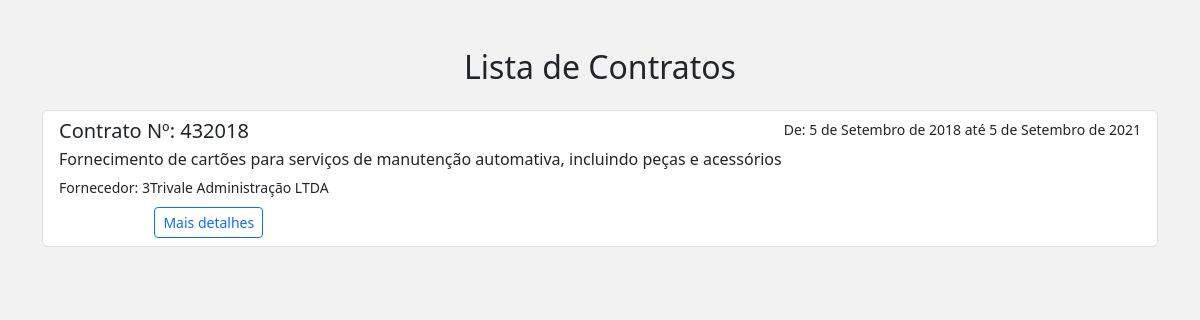
The app's page /contratos/, older data.
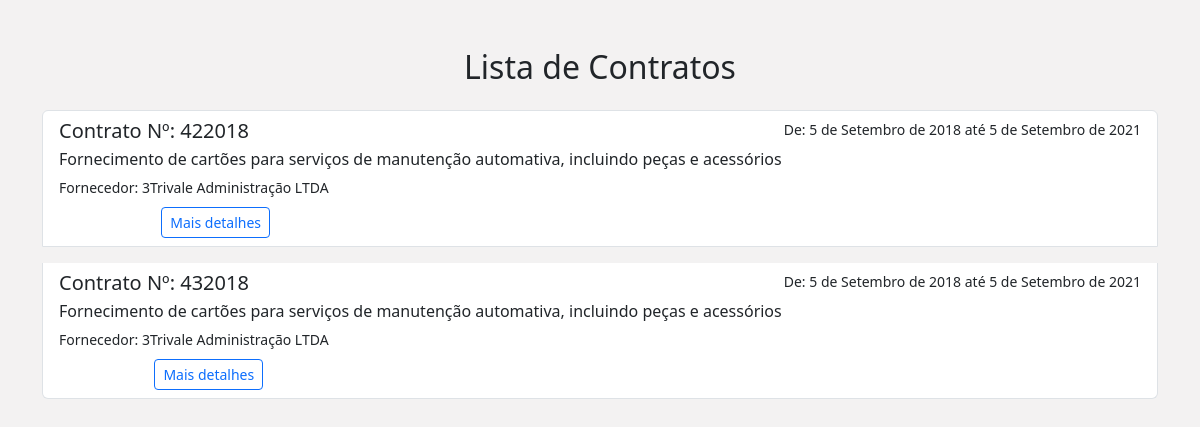
The same page, newer data.
### biddingContracts/models.py (models this page shows, shortened)
class Contrato(models.Model):
    numero = models.CharField(primary_key=True, max_length=7, null=False, blank=False)
    assuntoDetalhado = models.TextField(max_length=200, verbose_name="Detalhe do contrato", null=False, blank=False)
    dataInicial = models.DateField()
    dataFinal = models.DateField()
    valor = models.FloatField(null=False)
    licitacao_fk= models.ForeignKey("Licitacao", on_delete=models.CASCADE)
    fornecedor_fk = models.ForeignKey("Fornecedor", on_delete=models.CASCADE)

class Fornecedor(models.Model):
    nome = models.CharField(max_length=200)
    cnpj = models.CharField(max_length=200)
    endereco = models.CharField(max_length=200)
    num  = models.CharField(max_length=200)
    bairro  = models.CharField(max_length=200)
    cep = models.CharField(max_length=200)
    cidade = models.CharField(max_length=200)
    telefone = models.CharField(max_length=200)
    class meta:
        verbose_name_plural = "fornecedores"

### biddingContracts/views.py (the view)
# urls.py: path('contratos/', views.listContratos, name="contratos"),
def listContratos(request):
    contratos = Contrato.objects.all()
    context = {"contratos": contratos}
    return render(request, "contratos.html", context)

### biddingContracts/templates/contratos.html (shortened to what this page needs)
{% extends "base_template.html" %}
{% block content %}
<div class="container my-5">
    <h2 class="text-center mb-4">Lista de Contratos</h2>
    {% if contratos %}
        <div class="list-group">
            {% for contrato in contratos %}
            <div class="list-group-item list-group-item-action flex-column align-items-start mb-3">
                <div class="d-flex w-100 justify-content-between">
                    <h5 class="mb-1">Contrato Nº: {{ contrato.numero }}</h5>
                    <small>De: {{ contrato.dataInicial }} até {{ contrato.dataFinal }}</small>
                </div>
                <p class="mb-1">{{ contrato.assuntoDetalhado }}</p>
                <small>Fornecedor: {{ contrato.fornecedor_fk.nome }}</small>
                <div class="mt-2">
                    <span class="badge badge-primary">Valor: {{ contrato.valor }}</span>
                    <a href="{% url 'biddingContracts:  relatorio' contrato.numero %}" class="btn btn-sm btn-outline-primary ml-3">Mais detalhes</a>
                </div>
            </div>
            {% endfor %}
        </div>
    {% else %}
        <p class="text-center">Não há contratos!</p>
    {% endif %}
</div>
{% endblock content %}

Row changes from the older to the newer data that the page shows:
added Contrato: numero "422018", dataInicial "5 de Setembro de 2018", dataFinal "5 de Setembro de 2021", assuntoDetalhado "Fornecimento de cartões para serviços de manutenção automativa, incluindo peças e acessórios", fornecedor_fk.nome "3Trivale Administração LTDA"
